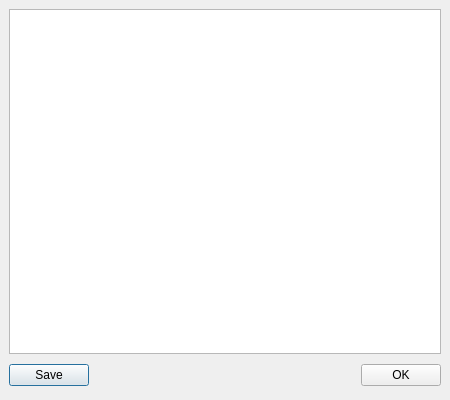
<ui version="4.0" >
 <author></author>
 <comment>*********************************************************************
**
** Copyright (C) 1992-2008 Trolltech ASA. All rights reserved.
**
** This file is part of the QtGui module of the Qt Toolkit.
**
** This file may be used under the terms of the GNU General Public
** License versions 2.0 or 3.0 as published by the Free Software
** Foundation and appearing in the files LICENSE.GPL2 and LICENSE.GPL3
** included in the packaging of this file.  Alternatively you may (at
** your option) use any later version of the GNU General Public
** License if such license has been publicly approved by Trolltech ASA
** (or its successors, if any) and the KDE Free Qt Foundation. In
** addition, as a special exception, Trolltech gives you certain
** additional rights. These rights are described in the Trolltech GPL
** Exception version 1.2, which can be found at
** http://www.trolltech.com/products/qt/gplexception/ and in the file
** GPL_EXCEPTION.txt in this package.
**
** Please review the following information to ensure GNU General
** Public Licensing requirements will be met:
** http://trolltech.com/products/qt/licenses/licensing/opensource/. If
** you are unsure which license is appropriate for your use, please
** review the following information:
** http://trolltech.com/products/qt/licenses/licensing/licensingoverview
** or contact the sales department at sales@trolltech.com.
**
** In addition, as a special exception, Trolltech, as the sole
** copyright holder for Qt Designer, grants users of the Qt/Eclipse
** Integration plug-in the right for the Qt/Eclipse Integration to
** link to functionality provided by Qt Designer and its related
** libraries.
**
** This file is provided "AS IS" with NO WARRANTY OF ANY KIND,
** INCLUDING THE WARRANTIES OF DESIGN, MERCHANTABILITY AND FITNESS FOR
** A PARTICULAR PURPOSE. Trolltech reserves all rights not expressly
** granted herein.
**
** This file is provided AS IS with NO WARRANTY OF ANY KIND, INCLUDING THE
** WARRANTY OF DESIGN, MERCHANTABILITY AND FITNESS FOR A PARTICULAR PURPOSE.
**
*********************************************************************</comment>
 <exportmacro></exportmacro>
 <class>QPrintPropertiesDialog</class>
 <widget class="QDialog" name="QPrintPropertiesDialog" >
  <property name="geometry" >
   <rect>
    <x>0</x>
    <y>0</y>
    <width>450</width>
    <height>400</height>
   </rect>
  </property>
  <property name="windowTitle" >
   <string>PPD Properties</string>
  </property>
  <layout class="QVBoxLayout" >
   <property name="margin" >
    <number>9</number>
   </property>
   <property name="spacing" >
    <number>6</number>
   </property>
   <item>
    <widget class="QTreeView" name="treeView" >
     <property name="alternatingRowColors" >
      <bool>true</bool>
     </property>
    </widget>
   </item>
   <item>
    <layout class="QHBoxLayout" >
     <property name="margin" >
      <number>0</number>
     </property>
     <property name="spacing" >
      <number>6</number>
     </property>
     <item>
      <widget class="QPushButton" name="btnSave" >
       <property name="text" >
        <string>Save</string>
       </property>
      </widget>
     </item>
     <item>
      <spacer>
       <property name="orientation" >
        <enum>Qt::Horizontal</enum>
       </property>
       <property name="sizeHint" >
        <size>
         <width>131</width>
         <height>31</height>
        </size>
       </property>
      </spacer>
     </item>
     <item>
      <widget class="QPushButton" name="okButton" >
       <property name="text" >
        <string>OK</string>
       </property>
      </widget>
     </item>
    </layout>
   </item>
  </layout>
 </widget>
 <pixmapfunction></pixmapfunction>
 <resources/>
 <connections>
  <connection>
   <sender>okButton</sender>
   <signal>clicked()</signal>
   <receiver>QPrintPropertiesDialog</receiver>
   <slot>accept()</slot>
   <hints>
    <hint type="sourcelabel" >
     <x>278</x>
     <y>253</y>
    </hint>
    <hint type="destinationlabel" >
     <x>96</x>
     <y>254</y>
    </hint>
   </hints>
  </connection>
 </connections>
</ui>
